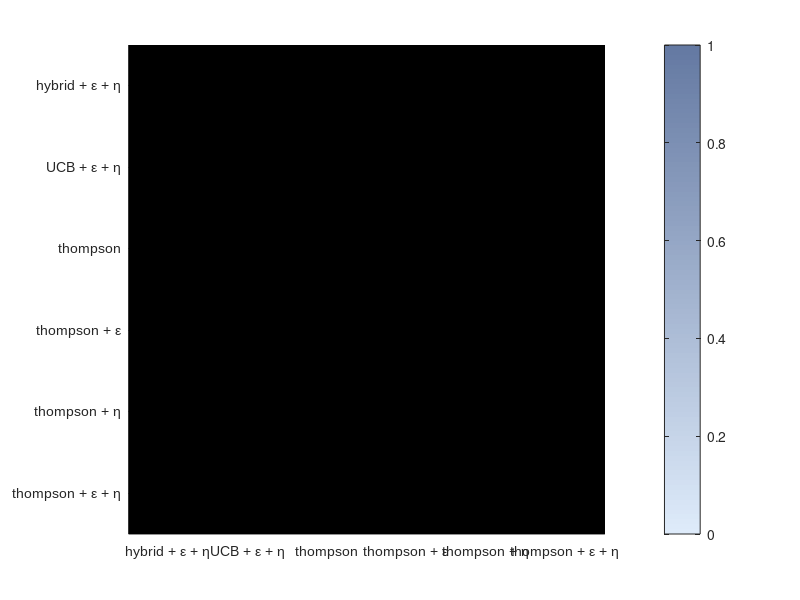

Here is the MATLAB script that generated this plot: (Note: this script raises an error after producing the figure.)


data_fol = '../../../../data/';
sim_fol=strcat(data_fol, 'sim_model_recov/');
n_sim = 100;

model_mat = [4,8,9,10,11,12];
n_models = size(model_mat,2);

perc = nan(n_models,n_models);
mean_BIC = nan(n_models,n_models);
std_BIC = nan(n_models,n_models);


for mod_n=1:n_models
    
    mod = model_mat(mod_n);

    file_BIC = strcat(sim_fol,'mod',num2str(mod),'_normal/n_sim_',num2str(n_sim),'/results/all_BIC_mat.mat');
    
    if exist(file_BIC)

        occur = nan(1,n_models);
       
        tmp = load(file_BIC);
        
        % keep only important models
        BIC_mat = tmp.all_BIC_mat(:,model_mat);
        
        % find best models (lowest BIC) for each sim
        [min_val, ind_min_val] = min(BIC_mat');
        min_val = min_val';
        ind_min_val = ind_min_val';
        
        % count occurences of each model
        uv = unique(ind_min_val);
        n  = histc(ind_min_val,uv);
        occur(:,[uv]) = n; 
        
        % compute percentage
        perc(mod_n,:) = occur/n_sim;
        
    end

end


% Figure

figure('Color','w');
set(gcf,'Unit','centimeters','OuterPosition',[0 0 15 15]);
set(gca,'FontName','Arial','FontSize',10)
hold on;

legend_all{1} = 'hybrid + \epsilon + \eta';
legend_all{2}  = 'UCB + \epsilon + \eta';
legend_all{3}  = 'thompson';
legend_all{4}  = 'thompson + \epsilon';
legend_all{5}  = 'thompson + \eta';
legend_all{6}  = 'thompson + \epsilon + \eta';

imagesc(perc);

n_mod = size(legend_all,2);

yticks([1:n_mod])
yticklabels({legend_all{1}, legend_all{2}, legend_all{3}, legend_all{4}, legend_all{5}, legend_all{6}})
ylim([0.5 n_mod+0.5])

xticks([1:n_mod])
xticklabels({legend_all{1}, legend_all{2}, legend_all{3}, legend_all{4}, legend_all{5}, legend_all{6}})
xtickangle(45)
xlim([0.5 n_mod+0.5])

a = get(gca,'XTickLabel');
set(gca,'XTickLabel',a,'fontsize',10, 'YDir', 'reverse')

inter = 100;

firstcol =[0.87058824300766 0.921568632125854 0.980392158031464];
secondcol = [0.39215686917305 0.474509805440903 0.635294139385223];

linspace_b_y_1 = [linspace(firstcol(1),secondcol(1),inter)]; 
linspace_b_y_2 = [linspace(firstcol(2),secondcol(2),inter)]; 
linspace_b_y_3 = [linspace(firstcol(3),secondcol(3),inter)]; 

mycolors = ([[linspace_b_y_1]', [linspace_b_y_2]', [linspace_b_y_3]']);

colormap(mycolors);

h = colorbar('Ticks',0:0.2:1); 
caxis([0 1])

title(h,'r','Interpreter','tex')

textStrings = num2str(perc(:), '%0.2f');       % Create strings from the matrix values
textStrings = strtrim(cellstr(textStrings));  % Remove any space padding
[x, y] = meshgrid(1:n_mod);  % Create x and y coordinates for the strings

% Upper diag
for i_=1:size(x,1)-1
    x(i_,i_+1:size(x,1)) = nan;
end

% Lower diag
for i_=1:size(x,1)-1
    x(i_+1,1:i_) = nan;
end

hStrings = text(x(:), y(:), textStrings(:),'HorizontalAlignment', 'center');
midValue = mean(get(gca, 'CLim'));  % Get the middle value of the color range

t=title('BIC model recovery (N_{sim}=100)','FontSize', 18, 'FontName','Arial', 'Fontweight','normal');

ylabel('Simulated model','FontName','Arial','Fontweight','bold','FontSize',12);
xlabel('Recovered model','FontName','Arial','Fontweight','bold','FontSize',12);

% % Export
% addpath('../../../../export_fig')
% export_fig(['./fig/Fig_model_recov_BIC.tif'],'-nocrop','-r200')
